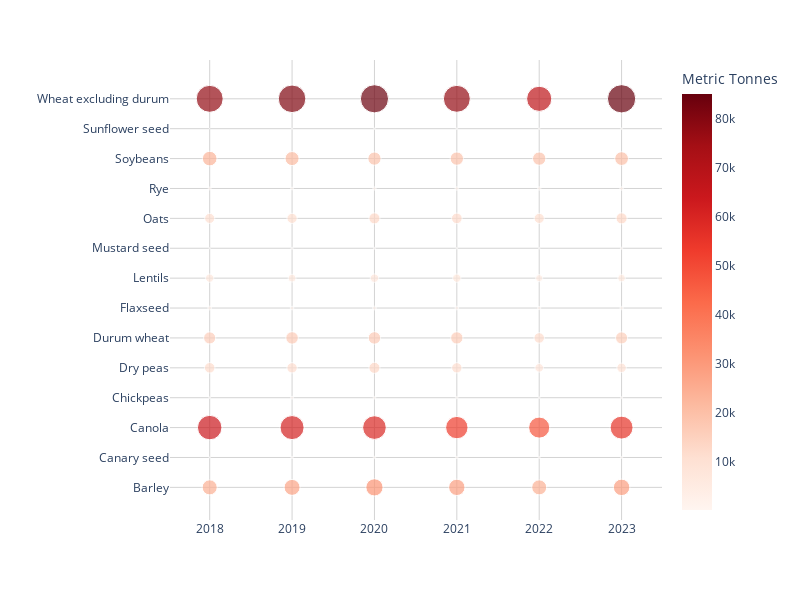

The code cell stored with this chart in its notebook:
### Markdown cell above
# Sequential Color

Sequential color scales are appropriate for most continuous data

### Code cell
fig = px.scatter(
    df_grouped, y='Crop', x='Year', color='Metric_Tonnes', size='Metric_Tonnes',
    color_continuous_scale = px.colors.sequential.Reds,
)
fig.update_layout(
        paper_bgcolor="white",
        plot_bgcolor="white",
    )
fig.update_yaxes(showgrid=True, gridwidth=1, gridcolor='LightGray')
fig.update_xaxes(showgrid=True, gridwidth=1, gridcolor='LightGray')
fig.update_coloraxes(colorbar=dict(title='Metric Tonnes'))
fig.update_yaxes(title="")
fig.update_xaxes(title='')
fig.update_layout(width=800, height=600)
fig.show()

### Figure 1 — Plotly figure (JSON) as saved in the notebook; plotly's stock layout.template omitted (floating-point values rounded to 4 significant figures)
{"data": [{"hovertemplate": "Year=%{x}<br>Crop=%{y}<br>Metric_Tonnes=%{marker.color}<extra></extra>", "legendgroup": "", "marker": {"color": [24160.0, 27140.0, 31510.0, 28470.0, 23960.0, 28870.0, 158.0, 491.0, 575.0, 577.0, 413.0, 430.0, 63640.0, 61360.0, 59310.0, 53220.0, 47190.0, 55720.0, 311.0, 874.0, 718.0, 519.0, 310.0, 398.0, 11800.0, 11400.0, 13070.0, 11430.0, 7911.0, 9455.0, 15710.0, 16590.0, 16600.0, 16170.0, 11850.0, 15620.0, 1602.0, 1470.0, 1550.0, 1493.0, 1147.0, 1219.0, 7308.0, 6766.0, 7632.0, 7330.0, 5489.0, 6273.0, 174.0, 483.0, 370.0, 260.0, 282.0, 495.0, 10900.0, 11100.0, 13030.0, 12050.0, 11020.0, 13090.0, 918.0, 805.0, 1154.0, 1348.0, 1264.0, 1398.0, 22850.0, 20980.0, 18650.0, 18940.0, 18990.0, 20070.0, 57.0, 177.0, 227.0, 277.0, 234.0, 260.0, 77400.0, 80790.0, 84170.0, 77120.0, 67320.0, 85000.0], "coloraxis": "coloraxis", "size": [24160.0, 27140.0, 31510.0, 28470.0, 23960.0, 28870.0, 158.0, 491.0, 575.0, 577.0, 413.0, 430.0, 63640.0, 61360.0, 59310.0, 53220.0, 47190.0, 55720.0, 311.0, 874.0, 718.0, 519.0, 310.0, 398.0, 11800.0, 11400.0, 13070.0, 11430.0, 7911.0, 9455.0, 15710.0, 16590.0, 16600.0, 16170.0, 11850.0, 15620.0, 1602.0, 1470.0, 1550.0, 1493.0, 1147.0, 1219.0, 7308.0, 6766.0, 7632.0, 7330.0, 5489.0, 6273.0, 174.0, 483.0, 370.0, 260.0, 282.0, 495.0, 10900.0, 11100.0, 13030.0, 12050.0, 11020.0, 13090.0, 918.0, 805.0, 1154.0, 1348.0, 1264.0, 1398.0, 22850.0, 20980.0, 18650.0, 18940.0, 18990.0, 20070.0, 57.0, 177.0, 227.0, 277.0, 234.0, 260.0, 77400.0, 80790.0, 84170.0, 77120.0, 67320.0, 85000.0], "sizemode": "area", "sizeref": 212.5, "symbol": "circle"}, "mode": "markers", "name": "", "orientation": "v", "showlegend": false, "type": "scatter", "x": ["2018", "2019", "2020", "2021", "2022", "2023", "2018", "2019", "2020", "2021", "2022", "2023", "2018", "2019", "2020", "2021", "2022", "2023", "2018", "2019", "2020", "2021", "2022", "2023", "2018", "2019", "2020", "2021", "2022", "2023", "2018", "2019", "2020", "2021", "2022", "2023", "2018", "2019", "2020", "2021", "2022", "2023", "2018", "2019", "2020", "2021", "2022", "2023", "2018", "2019", "2020", "2021", "2022", "2023", "2018", "2019", "2020", "2021", "2022", "2023", "2018", "2019", "2020", "2021", "2022", "2023", "2018", "2019", "2020", "2021", "2022", "2023", "2018", "2019", "2020", "2021", "2022", "2023", "2018", "2019", "2020", "2021", "2022", "2023"], "xaxis": "x", "y": ["Barley", "Barley", "Barley", "Barley", "Barley", "Barley", "Canary seed", "Canary seed", "Canary seed", "Canary seed", "Canary seed", "Canary seed", "Canola", "Canola", "Canola", "Canola", "Canola", "Canola", "Chickpeas", "Chickpeas", "Chickpeas", "Chickpeas", "Chickpeas", "Chickpeas", "Dry peas", "Dry peas", "Dry peas", "Dry peas", "Dry peas", "Dry peas", "Durum wheat", "Durum wheat", "Durum wheat", "Durum wheat", "Durum wheat", "Durum wheat", "Flaxseed", "Flaxseed", "Flaxseed", "Flaxseed", "Flaxseed", "Flaxseed", "Lentils", "Lentils", "Lentils", "Lentils", "Lentils", "Lentils", "Mustard seed", "Mustard seed", "Mustard seed", "Mustard seed", "Mustard seed", "Mustard seed", "Oats", "Oats", "Oats", "Oats", "Oats", "Oats", "Rye", "Rye", "Rye", "Rye", "Rye", "Rye", "Soybeans", "Soybeans", "Soybeans", "Soybeans", "Soybeans", "Soybeans", "Sunflower seed", "Sunflower seed", "Sunflower seed", "Sunflower seed", "Sunflower seed", "Sunflower seed", "Wheat excluding durum", "Wheat excluding durum", "Wheat excluding durum", "Wheat excluding durum", "Wheat excluding durum", "Wheat excluding durum"], "yaxis": "y"}], "layout": {"coloraxis": {"colorbar": {"title": {"text": "Metric Tonnes"}}, "colorscale": [[0, "rgb(255,245,240)"], [0.125, "rgb(254,224,210)"], [0.25, "rgb(252,187,161)"], [0.375, "rgb(252,146,114)"], [0.5, "rgb(251,106,74)"], [0.625, "rgb(239,59,44)"], [0.75, "rgb(203,24,29)"], [0.875, "rgb(165,15,21)"], [1, "rgb(103,0,13)"]]}, "height": 600, "legend": {"itemsizing": "constant", "tracegroupgap": 0}, "margin": {"t": 60}, "paper_bgcolor": "white", "plot_bgcolor": "white", "width": 800, "xaxis": {"anchor": "y", "domain": [0, 1], "gridcolor": "LightGray", "gridwidth": 1, "showgrid": true, "title": {"text": ""}}, "yaxis": {"anchor": "x", "domain": [0, 1], "gridcolor": "LightGray", "gridwidth": 1, "showgrid": true, "title": {"text": ""}}}}
